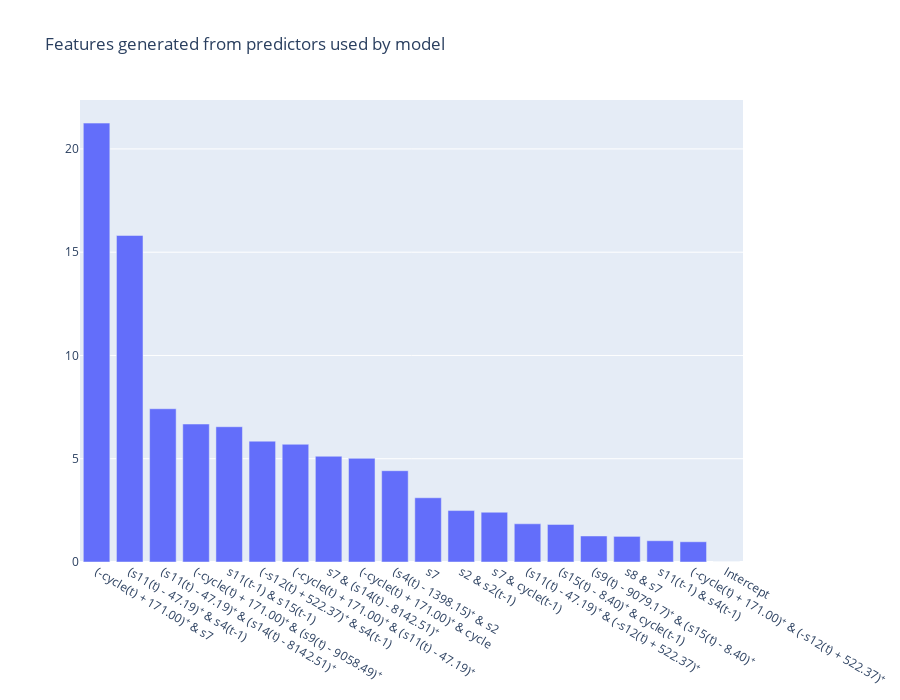

Notebook cell for this chart:
### Code cell
fig = go.Figure()

fig.add_trace(go.Bar( x = extended_importances[ extended_importances['time'] == '[1]' ]['termName'],
                      y = extended_importances[ extended_importances['time'] == '[1]' ]['importance'] )
             )

fig.update_layout(
        title='Features generated from predictors used by model',
        height = 700
)

fig.show()

### Figure 1 — Plotly figure (JSON) as saved in the notebook; plotly's stock layout.template omitted (floating-point values rounded to 4 significant figures)
{"data": [{"type": "bar", "x": ["(-cycle(t) + 171.00)⁺ & s7", "(s11(t) - 47.19)⁺ & s4(t-1)", "(s11(t) - 47.19)⁺ & (s14(t) - 8142.51)⁺", "(-cycle(t) + 171.00)⁺ & (s9(t) - 9058.49)⁺", "s11(t-1) & s15(t-1)", "(-s12(t) + 522.37)⁺ & s4(t-1)", "(-cycle(t) + 171.00)⁺ & (s11(t) - 47.19)⁺", "s7 & (s14(t) - 8142.51)⁺", "(-cycle(t) + 171.00)⁺ & cycle", "(s4(t) - 1398.15)⁺ & s2", "s7", "s2 & s2(t-1)", "s7 & cycle(t-1)", "(s11(t) - 47.19)⁺ & (-s12(t) + 522.37)⁺", "(s15(t) - 8.40)⁺ & cycle(t-1)", "(s9(t) - 9079.17)⁺ & (s15(t) - 8.40)⁺", "s8 & s7", "s11(t-1) & s4(t-1)", "(-cycle(t) + 171.00)⁺ & (-s12(t) + 522.37)⁺", "Intercept"], "y": [21.25, 15.81, 7.42, 6.68, 6.55, 5.85, 5.7, 5.12, 5.02, 4.42, 3.11, 2.49, 2.41, 1.85, 1.82, 1.26, 1.24, 1.03, 0.98, 0]}], "layout": {"height": 700, "title": {"text": "Features generated from predictors used by model"}}}
